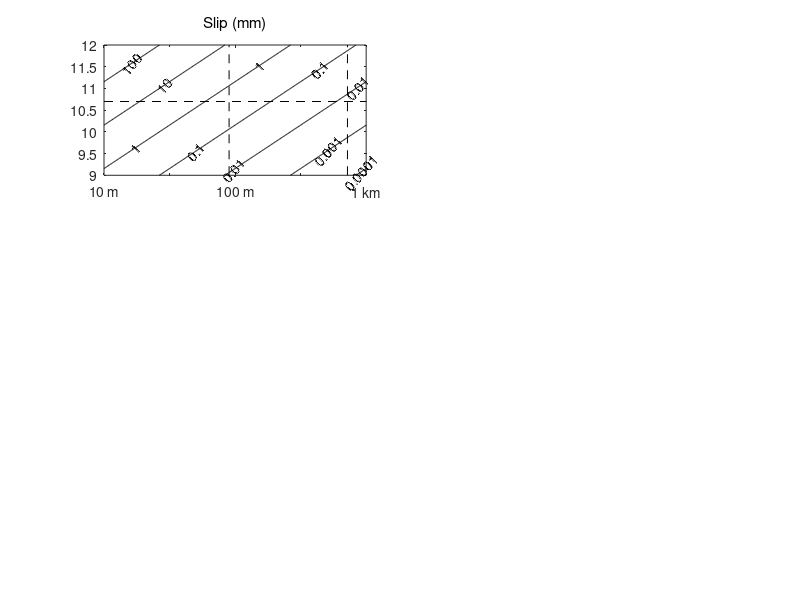

This figure's MATLAB source: (Note: this script raises an error after producing the figure.)
%$Various 2-D tremor plots
format short e
clearvars
close all
set(0,'DefaultFigureVisible','on');
%set(0,'DefaultFigureVisible','off');
scrsz=get(0,'ScreenSize');
wid=0.8*scrsz(3);
hite=0.8*scrsz(4);
scrat=wid/hite; 

%Mo=[0.001 0.01 0.1 1]*1e12;
LogL=1:0.01:3;
L=10.^LogL; %lfe source dimension, m
lenL=length(L);
Lo100=L/100;  %use 100 m as reference     
Lo100sq=Lo100.^2;
Lo100cu=Lo100.^3;
LogMo=9.0:0.01:12; 
Mo=10.^LogMo; %Characteristic LFE moment
Mo6e10=Mo/6e10; %use 6e10 as reference
lenMo=length(Mo);
LogSatAx=0:0.01:2;
SatAx=10.^LogSatAx; %saturation times in amplitude
lenSat=length(SatAx);
LogAmpoMin=0:0.01:1.2;
AmpoMin=10.^LogAmpoMin;
lenAmpoMin=length(AmpoMin);
T=[0.125 0.25]; %LFE duration in s
Cs=[1800 3600]; %shear wave speed in m/s
Vpropocs=[0.4 0.8]; %Vprop as a fraction of Cs
VpropBurst=5; %Burst prop speed in m/s，chao's LFE cat's Vprop can be 6 m/s
W=1000; %Burst pulse width in m, therefore, in the below expression for 'VSlipAve', you can just use 'W' and 'VpropBurst'  
VSlipAve=1/(1000/5); %Average slip speed in mm/s (multiply by [SlipTot/1 mm][Vprop/5 ms^-1]/[PulseWidth/1000 m])
SlipDur=W/VpropBurst;
SlipperBurst=[1 2]; %Burst slip in mm
VavBurst=SlipperBurst/SlipDur; %Average burst slip speed in mm/s
Lmax=max(T)*max(Cs)*max(Vpropocs);  %max lfe source dimension
Lmin=min(T)*min(Cs)*min(Vpropocs);  %min 
% Momax=1.e11;
Momax=5.e10;    %Bostock Mo_{min} of 5x10^{10}Nm       

D=zeros(lenMo,lenL); %slip
tau=zeros(lenMo,lenL);  %stress drop
Veq=zeros(lenMo,lenL);  %lfe slip speed
VeqoVdyn=zeros(lenMo,lenL); %lfe slip speed / Vdyn
LoLb=zeros(lenMo,lenL); %L / min. nucleation size 2L_b
DoDmin=zeros(lenMo,lenL);   %Slip / min. slip
SatN=1.2*ones(lenMo,lenL);  %Average saturation level (arrivals/period)
AreaMin=zeros(lenSat,lenL); %Minimum tremor source area (km^2)
SatB=ones(lenMo,lenAmpoMin);    %Instantaneous saturation
%Area=8e6*ones(lenMo,lenL);
%Nposs=zeros(lenMo,lenL);
for iL=1:lenL
    for iM=1:lenMo
        D(iM,iL)=0.42*Mo6e10(iM)/Lo100sq(iL); %in mm
        tau(iM,iL)=350*Mo6e10(iM)/Lo100cu(iL); %in kPa
        Veq(iM,iL)=1.7*Mo6e10(iM)/Lo100sq(iL); %in mm/s
        SatN(iM,iL)=SatN(iM,iL)/Mo6e10(iM);
        VeqoVdyn(iM,iL)=2.83*Mo6e10(iM)/Lo100sq(iL);
        DoDmin(iM,iL)=21.2*Mo6e10(iM)/Lo100sq(iL);
        LoLb(iM,iL)=0.012*L(iL);
    end
    for iS=1:lenSat
        AreaMin(iS,iL)=SatAx(iS)*(L(iL)/1000)^2;
    end
end
for iA=1:lenAmpoMin
    for iM=1:lenMo
        SatB(iM,iA)=(Mo6e10(iM)^(-2))*AmpoMin(iA)^2;
    end
end
Nrpts=ones(lenMo,lenL)./D;  %# repeats to amount to 1 mm total slip
FracActive=Nrpts*max(T)/SlipDur;    %active fraction of the pulse duration   
%Nposs=Area./L.^2;
%VeqoVavBurst=Veq/max(VavBurst);

h=figure('Units','inches','Position',[1 1 8.5 11]);

subplot(3,2,1)
contour(log10(L),log10(Mo),D,[1e-4 1e-3 1e-2 1e-1 1e-0 1e1 1e2],'-k','ShowText','on')
hold on
plot([log10(Lmax) log10(Lmax)],[log10(min(Mo)) log10(max(Mo))],'k--')
plot([log10(Lmin) log10(Lmin)],[log10(min(Mo)) log10(max(Mo))],'k--')
plot([log10(min(L)) log10(max(L))],[log10(Momax) log10(Momax)],'k--')
title('Slip (mm)','FontWeight','normal')
xticks=([1 1.5 2 2.5 3]);
xticklabels({'10 m',' ','100 m',' ','1 km'});
ax=gca;
ax.XTickLabelRotation = 0.;
xlabel('LFE source dimension')
yticks=([9.0 9.5 10 10.5 11 11.5 12]);
yticklabels({'10^{9}',' ','10^{10}',' ','10^{11}',' ','10^{12}'});
ylabel('Characteristic LFE moment (Nm)')

% keyboard
subplot(3,2,2)
%labels=['0.001' '0.01' '0.1' '1' '10' '100' '1e3' '1e4' '1e5'];
% contour(log10(L),log10(Mo),tau,[0.001 0.01 0.1 1 10 100 1.e3 1.e4 1.e5'],'-k','ShowText','on','LabelFormat','%.3g')
contour(log10(L),log10(Mo),tau,[0.001 0.01 0.1 1 10 100 1.e3 1.e4 1.e5'],'-k','ShowText','on')
hold on
plot([log10(Lmax) log10(Lmax)],[log10(min(Mo)) log10(max(Mo))],'k--')
plot([log10(Lmin) log10(Lmin)],[log10(min(Mo)) log10(max(Mo))],'k--')
plot([log10(min(L)) log10(max(L))],[log10(Momax) log10(Momax)],'k--')
title('''Stress drop'' (kPa) (isolated events)','FontWeight','normal')
xticks=([1 1.5 2 2.5 3]);
xticklabels({'10 m',' ','100 m',' ','1 km'});
ax=gca;
ax.XTickLabelRotation = 0.;
xlabel('LFE source dimension')
yticks=([9.0 9.5 10 10.5 11 11.5 12]);
yticklabels({'10^{9}',' ','10^{10}',' ','10^{11}',' ','10^{12}'});
%ylabel('Characteristic LFE moment (Nm)')

subplot(3,2,5)
contour(log10(L),log10(Mo),Nrpts,[1e4 1e3 1e2 1e1 1e0 1e-1 1e-2],'-k','ShowText','on')
hold on
plot([log10(Lmax) log10(Lmax)],[log10(min(Mo)) log10(max(Mo))],'k--')
plot([log10(Lmin) log10(Lmin)],[log10(min(Mo)) log10(max(Mo))],'k--')
plot([log10(min(L)) log10(max(L))],[log10(Momax) log10(Momax)],'k--')
title(["# repeats",...
    "(multiply by: [^{Slip_{tot}}/_{1 mm}][^{4-Hz slip}/_{Slip_{tot}}] )"],'FontWeight','normal')
xticks=([1 1.5 2 2.5 3]);
xticklabels({'10 m',' ','100 m',' ','1 km'});
ax=gca;
ax.XTickLabelRotation = 0.;
xlabel('LFE source dimension')
yticks=([9.0 9.5 10 10.5 11 11.5 12]);
yticklabels({'10^{9}',' ','10^{10}',' ','10^{11}',' ','10^{12}'});
ylabel('Characteristic LFE moment (Nm)')

subplot(3,2,4)
% contour(log10(L),log10(Mo),Veq/VSlipAve,[1e4 1e3 100 10 1e1 1e0 1e-1],'-k','ShowText','on','LabelFormat','%.3g')
contour(log10(L),log10(Mo),Veq/VSlipAve,[1e4 1e3 100 10 1e1 1e0 1e-1],'-k','ShowText','on')
%contour(log10(L),log10(Mo),FracActive,[0.001 0.01 0.1 1 10 100 1e-4 1e-5],'-k','ShowText','on')
hold on
plot([log10(Lmax) log10(Lmax)],[log10(min(Mo)) log10(max(Mo))],'k--')
plot([log10(Lmin) log10(Lmin)],[log10(min(Mo)) log10(max(Mo))],'k--')
plot([log10(min(L)) log10(max(L))],[log10(Momax) log10(Momax)],'k--')
title(["LFE slip speed / Ave. slip speed in pulse", ...
    "(divide by: [^{Slip_{tot}}/_{1 mm}][^{1 km}/_{W}][^{V_{prop}}/_{5 m/s}] )"],'FontWeight','normal')
    %"(duration = 2 km/5 ms^{-1} = 400 s)"],'FontWeight','normal')
xticks=([1 1.5 2 2.5 3]);
xticklabels({'10 m',' ','100 m',' ','1 km'});
ax=gca;
ax.XTickLabelRotation = 0.;
xlabel('LFE source dimension')
yticks=([9.0 9.5 10 10.5 11 11.5 12]);
yticklabels({'10^{9}',' ','10^{10}',' ','10^{11}',' ','10^{12}'});
%ylabel('Characteristic LFE moment (Nm)')

subplot(3,2,6)
contour(log10(L),log10(Mo),SatN,[1e1 1e0 1e-1 1e-2 1e-3 1e-4],'-k','ShowText','on')
hold on
plot([log10(Lmax) log10(Lmax)],[log10(min(Mo)) log10(max(Mo))],'k--')
plot([log10(Lmin) log10(Lmin)],[log10(min(Mo)) log10(max(Mo))],'k--')
plot([log10(min(L)) log10(max(L))],[log10(Momax) log10(Momax)],'k--')
title(["Average saturation level (arrivals/period)",...
       "(multiply by: [^{Slip_{tot}}/_{1 mm}][^{W_{perp}}/_{4 km}][^{A_{seism}}/_{A}][^{V_{prop}}/_{5 m/s}] )"],'FontWeight','normal')
xticks=([1 1.5 2 2.5 3]);
xticklabels({'10 m',' ','100 m',' ','1 km'});
ax=gca;
ax.XTickLabelRotation = 0.;
xlabel('LFE source dimension')
yticks=([9.0 9.5 10 10.5 11 11.5 12]);
yticklabels({'10^{9}',' ','10^{10}',' ','10^{11}',' ','10^{12}'});
%ylabel('Characteristic LFE moment (Nm)')

subplot(3,2,3)
contour(log10(L),log10(Mo),Veq,[1e2 1e1 1e0 1e-1 1e-2 1e-3 1e-4],'-k','ShowText','on')
hold on
plot([log10(Lmax) log10(Lmax)],[log10(min(Mo)) log10(max(Mo))],'k--')
plot([log10(Lmin) log10(Lmin)],[log10(min(Mo)) log10(max(Mo))],'k--')
plot([log10(min(L)) log10(max(L))],[log10(Momax) log10(Momax)],'k--')
title("LFE slip speed (mm/s)",'FontWeight','normal')
xticks=([1 1.5 2 2.5 3]);
xticklabels({'10 m',' ','100 m',' ','1 km'});
ax=gca;
ax.XTickLabelRotation = 0.;
xlabel('LFE source dimension')
ylabel('Characteristic LFE moment (Nm)')
yticks=([9.0 9.5 10 10.5 11 11.5 12]);
yticklabels({'10^{9}',' ','10^{10}',' ','10^{11}',' ','10^{12}'});
%ylabel('Characteristic LFE moment (Nm)')

keyboard
set(h,'PaperPosition',[0.25 0.25 8 10.5])
%orient landscape
% print('-dpdf','-painters','KinematicConstraints.pdf')



g=figure('Units','inches','Position',[1 1 8.5 11]);

subplot(3,2,1)
contour(log10(L),log10(Mo),VeqoVdyn,[1e-4 1e-3 1e-2 1e-1 1e0 1e1 1e2],'-k','ShowText','on')
hold on
plot([log10(Lmax) log10(Lmax)],[log10(min(Mo)) log10(max(Mo))],'k--')
plot([log10(Lmin) log10(Lmin)],[log10(min(Mo)) log10(max(Mo))],'k--')
plot([log10(min(L)) log10(max(L))],[log10(Momax) log10(Momax)],'k--')
title(["V_{eq} / V_{dyn} (multiply by:", ...
    "[^{0.01}/_{a}][^{1 MPa}/_{\sigma}][^{3.6 km/s}/_{c_s}][^{0.25 s}/_{T}] )"],'FontWeight','normal')
xticks=([1 1.5 2 2.5 3]);
xticklabels({'10 m',' ','100 m',' ','1 km'});
ax=gca;
ax.XTickLabelRotation = 0.;
xlabel('LFE source dimension')
yticks=([9.0 9.5 10 10.5 11 11.5 12]);
yticklabels({'10^{9}',' ','10^{10}',' ','10^{11}',' ','10^{12}'});
ylabel('Characteristic LFE moment (Nm)')

% subplot(3,2,2)
% contour(log10(L),log10(Mo),VeqoVdyn,[1e-4 1e-3 1e-2 1e-1 1e0 1e1 1e2],'-k','ShowText','on')
% hold on
% plot([log10(Lmax) log10(Lmax)],[log10(min(Mo)) log10(max(Mo))],'k--')
% plot([log10(Lmin) log10(Lmin)],[log10(min(Mo)) log10(max(Mo))],'k--')
% plot([log10(min(L)) log10(max(L))],[log10(Momax) log10(Momax)],'k--')
% title(["V_{eq} / V_{dyn} (multiply by:", ...
%     "[^{0.01}/_{a}][^{1 MPa}/_{\sigma}][^{3.6 km/s}/_{c_s}][^{0.25 s}/_{T}] )"],'FontWeight','normal')
% xticks=([1 1.5 2 2.5 3]);
% xticklabels({'10 m',' ','100 m',' ','1 km'});
% ax=gca;
% ax.XTickLabelRotation = 0.;
% xlabel('LFE source dimension')
% yticks=([9.5 10 10.5 11 11.5 12]);
% yticklabels({' ','10^{10}',' ','10^{11}',' ','10^{12}'});

subplot(3,2,2)
contour(log10(L),log10(Mo),DoDmin,[1e4 1e3 1e2 1e1 1e0 1e-1 1e-2],'-k','ShowText','on')
hold on
plot([log10(Lmax) log10(Lmax)],[log10(min(Mo)) log10(max(Mo))],'k--')
plot([log10(Lmin) log10(Lmin)],[log10(min(Mo)) log10(max(Mo))],'k--')
plot([log10(min(L)) log10(max(L))],[log10(Momax) log10(Momax)],'k--')
title(["Slip / min. slip (multiply by:", ...
    "[^{30 GPa}/_{G}][^{10\mum}/_{D_c}][2/{[a/(b-a)]^{1/2}} )"],'FontWeight','normal')
xticks=([1 1.5 2 2.5 3]);
xticklabels({'10 m',' ','100 m',' ','1 km'});
ax=gca;
ax.XTickLabelRotation = 0.;
xlabel('LFE source dimension')
yticks=([9.0 9.5 10 10.5 11 11.5 12]);
yticklabels({'10^{9}',' ','10^{10}',' ','10^{11}',' ','10^{12}'});
%ylabel('Characteristic LFE moment (Nm)')

subplot(3,2,3)
contour(log10(L),log10(Mo),LoLb,[1e-4 1e-3 1e-2 1e-1 1e0 1e1 1e2],'-k','ShowText','on')
hold on
plot([log10(Lmax) log10(Lmax)],[log10(min(Mo)) log10(max(Mo))],'k--')
plot([log10(Lmin) log10(Lmin)],[log10(min(Mo)) log10(max(Mo))],'k--')
plot([log10(min(L)) log10(max(L))],[log10(Momax) log10(Momax)],'k--')
title(["L / min. nucleation size 2L_b (multiply by:", ...
    "[^{b}/_{0.01}][^{\sigma}/_{1 MPa}][^{30 GPa}/_{G}][^{10\mum}/_{D_c}] )"],'FontWeight','normal')
xticks=([1 1.5 2 2.5 3]);
xticklabels({'10 m',' ','100 m',' ','1 km'});
ax=gca;
ax.XTickLabelRotation = 0.;
xlabel('LFE source dimension')
yticks=([9.0 9.5 10 10.5 11 11.5 12]);
yticklabels({'10^{9}',' ','10^{10}',' ','10^{11}',' ','10^{12}'});
ylabel('Characteristic LFE moment (Nm)')

subplot(3,2,4)
%note that 'AreaMin' is computed directly with 'SatAx'
contour(log10(L),log10(SatAx),AreaMin,[0.1 1 10],'-k','ShowText','on')
hold on
plot([log10(Lmax) log10(Lmax)],[log10(min(SatAx)) log10(max(SatAx))],'k--')
plot([log10(Lmin) log10(Lmin)],[log10(min(SatAx)) log10(max(SatAx))],'k--')
%plot([log10(min(L)) log10(max(L))],[log10(Momax) log10(Momax)],'k--')
title('Minimum tremor source area (km^2)','FontWeight','normal')
xticks=([1 1.5 2 2.5 3]);
xticklabels({'10 m',' ','100 m',' ','1 km'});
ax=gca;
ax.XTickLabelRotation = 0.;
xlabel('LFE source dimension')
ylabel('Instantaneous Sat. Level')
yticks=([0 0.5 1 1.5 2]);
yticklabels({'1',' ','10',' ','100'});
%ylabel('Characteristic LFE moment (Nm)')

subplot(3,2,5)
contour(log10(AmpoMin),log10(Mo),SatB,[1e0 1e2 1e4],'-k','ShowText','on')
hold on
plot([log10(min(AmpoMin)) log10(max(AmpoMin))],[log10(Momax) log10(Momax)],'k--')
title(["Instantaneous saturation (multiply by:", ...
    "[^{Low-amplitude Mo}/_{Bostock Mo_{min} of 5x10^{10}Nm}] )"],'FontWeight','normal')
ax=gca;
ax.XTickLabelRotation = 0.;
ax.XTick=([0 0.5 1]);
xticklabels({'1',' ','10'});
xlabel('Amplitude/minimum amplitude')
yticks=([9.0 9.5 10 10.5 11 11.5 12]);
yticklabels({'10^{9}',' ','10^{10}',' ','10^{11}',' ','10^{12}'});
ylabel('Characteristic LFE moment (Nm)')

subplot(3,2,6)
%amp, or moment increases as sqrt of event rate, i.e., Instantaneous saturation level
contour(log10(AmpoMin),log10(Mo),sqrt(SatB),[1e0 10 100],'-k','ShowText','on')
hold on
plot([log10(min(AmpoMin)) log10(max(AmpoMin))],[log10(Momax) log10(Momax)],'k--')
title(["Moment/Observed Moment (multiply by:", ...
    "[^{Low-amplitude Mo}/_{Bostock Mo_{min} of 5x10^{10}Nm}] )"],'FontWeight','normal')
ax=gca;
ax.XTickLabelRotation = 0.;
ax.XTick=([0 0.5 1]);
xticklabels({'1',' ','10'});
xlabel('Amplitude/minimum amplitude')
yticks=([9.0 9.5 10 10.5 11 11.5 12]);
yticklabels({'10^{9}',' ','10^{10}',' ','10^{11}',' ','10^{12}'});
%ylabel('Characteristic LFE moment (Nm)')

% subplot(3,2,5)
% contour(log10(L),log10(Mo),SatLevel,[1e1 1e0 1e-1 1e-2 1e-3 1e-4],'-k','ShowText','on')
% hold on
% plot([log10(Lmax) log10(Lmax)],[log10(min(Mo)) log10(max(Mo))],'k--')
% plot([log10(Lmin) log10(Lmin)],[log10(min(Mo)) log10(max(Mo))],'k--')
% plot([log10(min(L)) log10(max(L))],[log10(Momax) log10(Momax)],'k--')
% title('Fraction of slipping time each source is active','FontWeight','normal')

set(g,'PaperPosition',[0.25 0.25 8 10.5])
%orient landscape
% print('-dpdf','-painters','RSFConstraints.pdf')


    % function labels = expo(vals)
    % vals
    % labels=int2str(vals)
    % % labels(vals == 1e3) = "1.e3";
    % % labels(vals == 1e4) = "1.e4";
    % end
